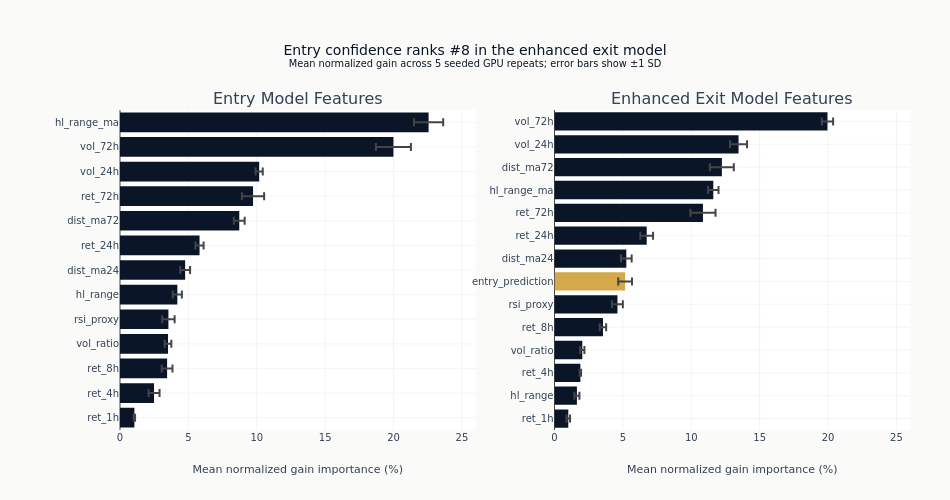

The cell this chart's notebook holds for it:
### Markdown cell above
The second panel uses the same normalized-gain scale and highlights only the stacked
entry-prediction feature before both panels receive a common range and title.

### Code cell
exit_imp_plot = enhanced_importance.to_pandas()
colors = [
    COLORS["amber"] if feature == "entry_prediction" else COLORS["blue"]
    for feature in exit_imp_plot["feature"]
]
fig.add_trace(
    go.Bar(
        x=exit_imp_plot["mean_importance"],
        y=exit_imp_plot["feature"],
        error_x={"type": "data", "array": exit_imp_plot["std_importance"], "visible": True},
        orientation="h",
        marker_color=colors,
        name="Exit",
    ),
    row=1,
    col=2,
)

importance_xmax = 1.1 * max(
    (entry_importance["mean_importance"] + entry_importance["std_importance"]).max(),
    (enhanced_importance["mean_importance"] + enhanced_importance["std_importance"]).max(),
)
fig.update_layout(
    title=(
        f"Entry confidence ranks #{entry_prediction_rank} in the enhanced exit model"
        f"<br><sup>Mean normalized gain across {N_IMPORTANCE_REPEATS} seeded GPU repeats; "
        "error bars show ±1 SD</sup>"
    ),
    width=950,
    height=500,
    margin={"l": 120, "r": 40, "t": 110, "b": 70},
    showlegend=False,
)
fig.update_xaxes(title_text="Mean normalized gain importance (%)", range=[0, importance_xmax])
show_plotly_with_alt(
    fig,
    "Two histograms of predicted probability on a shared scale and bin width, entry above and exit below, each with its decision threshold marked. Nearly all the mass sits well below the threshold in both.",
)

### Figure 1 — Plotly figure (JSON) as saved in the notebook; plotly's stock layout.template omitted (floating-point values rounded to 4 significant figures)
{"data": [{"error_x": {"array": [0.04801, 0.4024, 0.3919, 0.2421, 0.4526, 0.3306, 0.3594, 0.2983, 0.3944, 0.8124, 0.2609, 1.279, 1.067], "type": "data", "visible": true}, "marker": {"color": "#0a1628"}, "name": "Entry", "orientation": "h", "type": "bar", "x": [1.054, 2.489, 3.445, 3.512, 3.541, 4.193, 4.765, 5.816, 8.722, 9.728, 10.18, 19.99, 22.56], "xaxis": "x", "y": ["ret_1h", "ret_4h", "ret_8h", "vol_ratio", "rsi_proxy", "hl_range", "dist_ma24", "ret_24h", "dist_ma72", "ret_72h", "vol_24h", "vol_72h", "hl_range_ma"], "yaxis": "y"}, {"error_x": {"array": [0.1297, 0.1846, 0.0506, 0.1561, 0.2341, 0.3955, 0.503, 0.3893, 0.465, 0.9199, 0.3809, 0.8742, 0.6225, 0.4117], "type": "data", "visible": true}, "marker": {"color": ["#0a1628", "#0a1628", "#0a1628", "#0a1628", "#0a1628", "#0a1628", "#D4A84B", "#0a1628", "#0a1628", "#0a1628", "#0a1628", "#0a1628", "#0a1628", "#0a1628"]}, "name": "Exit", "orientation": "h", "type": "bar", "x": [1.009, 1.639, 1.893, 2.032, 3.544, 4.603, 5.162, 5.252, 6.742, 10.86, 11.61, 12.24, 13.46, 19.96], "xaxis": "x2", "y": ["ret_1h", "hl_range", "ret_4h", "vol_ratio", "ret_8h", "rsi_proxy", "entry_prediction", "dist_ma24", "ret_24h", "ret_72h", "hl_range_ma", "dist_ma72", "vol_24h", "vol_72h"], "yaxis": "y2"}], "layout": {"annotations": [{"font": {"size": 16}, "showarrow": false, "text": "Entry Model Features", "x": 0.225, "xanchor": "center", "xref": "paper", "y": 1.0, "yanchor": "bottom", "yref": "paper"}, {"font": {"size": 16}, "showarrow": false, "text": "Enhanced Exit Model Features", "x": 0.775, "xanchor": "center", "xref": "paper", "y": 1.0, "yanchor": "bottom", "yref": "paper"}], "height": 500, "margin": {"b": 70, "l": 120, "r": 40, "t": 110}, "showlegend": false, "title": {"text": "Entry confidence ranks #8 in the enhanced exit model<br><sup>Mean normalized gain across 5 seeded GPU repeats; error bars show ±1 SD</sup>"}, "width": 950, "xaxis": {"anchor": "y", "domain": [0.0, 0.45], "range": [0, 26.0], "title": {"text": "Mean normalized gain importance (%)"}}, "xaxis2": {"anchor": "y2", "domain": [0.55, 1.0], "range": [0, 26.0], "title": {"text": "Mean normalized gain importance (%)"}}, "yaxis": {"anchor": "x", "domain": [0.0, 1.0]}, "yaxis2": {"anchor": "x2", "domain": [0.0, 1.0]}}}
